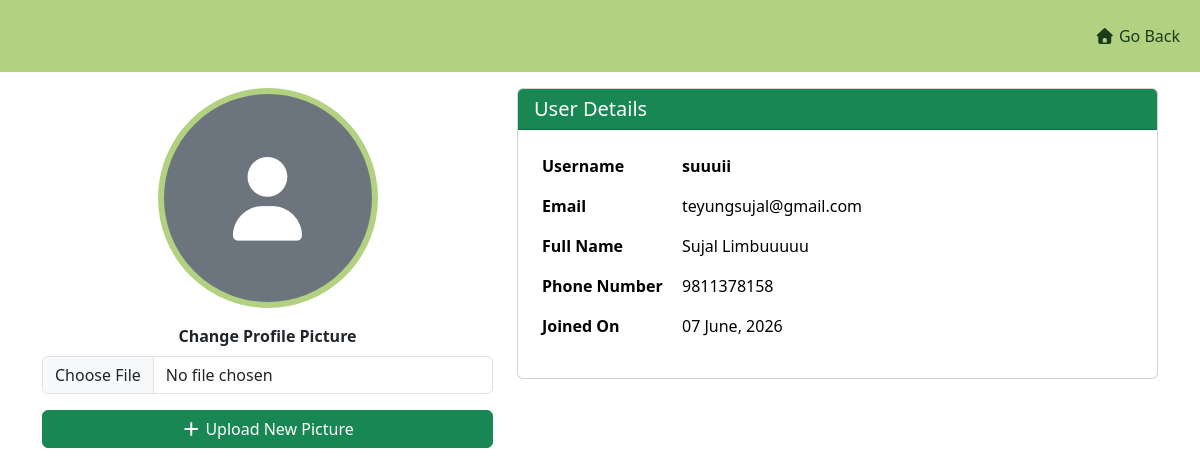
/accounts/dashboard/ (signed in), run on an earlier commit of the app's database.
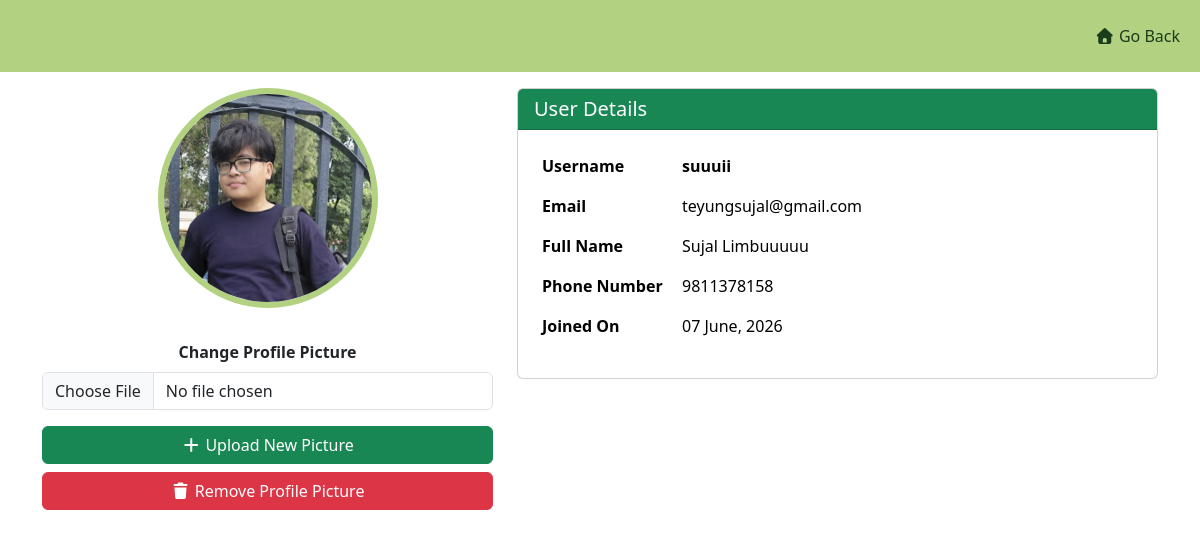
And on a later commit of the database.
### accounts/models.py (models this page shows, shortened)
class CustomUser(AbstractUser):
    phone_number = models.CharField(max_length=20, blank=True, null=True)
    profile_picture = models.ImageField(upload_to='profile_pics/', blank=True, null=True)

### accounts/views.py (the view)
# urls.py: path('dashboard/' , views.dashboard_info , name = 'dashboard' ),
@login_required
def dashboard_info(request):
    if request.method == 'POST':
        if request.POST.get('remove_picture'):
            if request.user.profile_picture:
                request.user.profile_picture.delete(save=False)
                request.user.profile_picture = None
                request.user.save()
            return redirect('dashboard')
        form = ProfilePictureForm(request.POST, request.FILES, instance=request.user)
        if form.is_valid():
            form.save()
            return redirect('dashboard')
    else:
        form = ProfilePictureForm(instance=request.user)
    context = {'form': form}
    return render(request, 'accounts/dashboard.html', context)

### accounts/forms.py
class ProfilePictureForm(forms.ModelForm):
    class Meta:
        model = CustomUser
        fields = ['profile_picture']
        widgets = {
            'profile_picture': forms.ClearableFileInput(attrs={'class': 'form-control'})
        }

### accounts/templates/accounts/dashboard.html (shortened to what this page needs)
<!DOCTYPE html>
<html lang="en">
<head>
    <link href="https://cdn.jsdelivr.net/npm/bootstrap@5.3.8/dist/css/bootstrap.min.css" rel="stylesheet">
    <link rel="stylesheet" href="https://cdnjs.cloudflare.com/ajax/libs/font-awesome/7.0.1/css/all.min.css"
 />
</head>
<body>
    <nav class="navbar navbar-expand-lg py-3">
        <div class="container-fluid">
            <div class="collapse navbar-collapse" id="navbarSupportedContent">
                <ul class="navbar-nav ms-auto gap-3">
                    <li class="nav-item">
                        <a class="nav-link active" href="{% url 'index' %}">
                            <i class="fa-solid fa-house"></i> Go Back
                        </a>
                    </li>
                </ul>
            </div>
        </div>
    </nav>
    <div class="container mt-3">
        <div class="row justify-content-center">
            <div class="col-md-5 text-center">
                {% if request.user.profile_picture %}
                <img src="{{ request.user.profile_picture.url }}" class="rounded-circle mb-3 profile-img"
                    alt="Profile Picture">
                {% else %}
                <div class="rounded-circle bg-secondary d-flex align-items-center justify-content-center mx-auto mb-3"
                    style="width: 220px; height: 220px; border: 6px solid #b2d281;">
                    <span class="text-white" style="font-size: 85px;"><i class="fa fa-user"
                            aria-hidden="true"></i></span>
                </div>
                {% endif %}
                <form method="POST" enctype="multipart/form-data" class="mt-3">
                    <div class="mb-3">
                        <label class="form-label fw-bold">Change Profile Picture</label>
                        <input type="file" name="profile_picture" class="form-control" accept="image/*">
                    </div>
                    <button type="submit" class="btn btn-success w-100 mb-2">
                         <i class="fa fa-plus" aria-hidden="true"></i> Upload New Picture
                    </button>
                    {% if request.user.profile_picture %}
                    <button type="submit" name="remove_picture" value="1" class="btn btn-danger w-100"
                        onclick="return confirm('Are you sure you want to remove your profile picture?')">
                        <i class="fa fa-trash" aria-hidden="true"></i> Remove Profile Picture
                    </button>
                    {% endif %}
                </form>
            </div>
            <div class="col-md-7 mt-4 mt-md-0">
                <div class="card">
                    <div class="card-header bg-success text-white">
                        <h5 class="mb-0">User Details</h5>
                    </div>
                    <div class="card-body">
                        <table class="table table-borderless">
                            <tr>
                                <th style="width: 140px;">Username</th>
                                <td><strong>{{ request.user.username }}</strong></td>
                            </tr>
                            <tr>
                                <th>Email</th>
                                <td>{{ request.user.email|default:"Not Added" }}</td>
                            </tr>
                            <tr>
                                <th>Full Name</th>
                                <td>{{ request.user.first_name }} {{ request.user.last_name }}</td>
                            </tr>
                            <tr>
                                <th>Phone Number</th>
                                <td>{{ request.user.phone_number|default:"Not Added" }}</td>
                            </tr>
                            <tr>
                                <th>Joined On</th>
                                <td>{{ request.user.date_joined|date:"d F, Y" }}</td>
                            </tr>
                        </table>
                    </div>
                </div>
            </div>
        </div>
    </div>
</body>
</html>

What changed in the data, as far as the page shows it:
changed CustomUser "suuuii": user.profile_picture: picture added
Also different on the page:
text now shown: "Remove Profile Picture"
